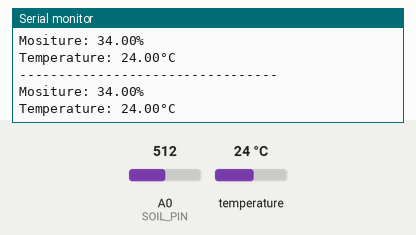
The program below on a simulated Arduino Uno, built with avr-gcc and run on an emulated ATmega328P. On the bench: the last lines printed to the serial monitor. The inputs (shaded band) are chosen by the test bench; at power-on: temperature 24 °C, A0 (SOIL_PIN) = 512.

Above: at 2.8 s.
2.9 s: temperature set to 12 °C
At 4.1 s:
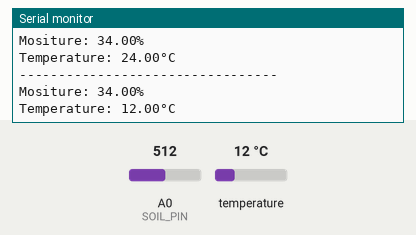
4.7 s: A0 (SOIL_PIN) set to 716
At 6.3 s:
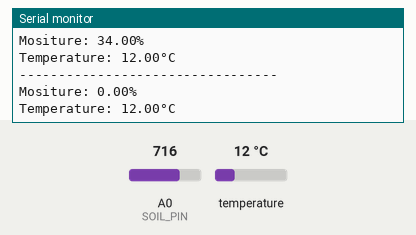
6.5 s: temperature set to 19 °C
At 7.9 s:
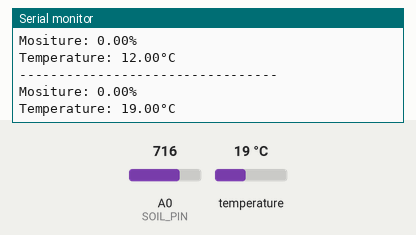
8.3 s: A0 (SOIL_PIN) set to 511
At 9.2 s:
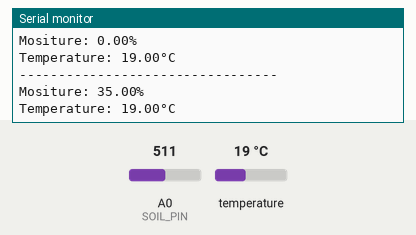
Timing chart, 0 to 11.1 s (numbered marks = the images above; inputs shaded):
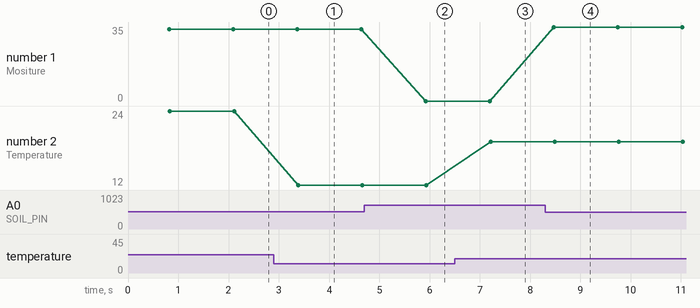

Measured:
- after the input at 2.9 s, the serial monitor: prints a new line after 0.49 s (image 1)
- after the input at 4.7 s, the serial monitor: prints a new line after 1.2 s (image 2)
- after the input at 6.5 s, the serial monitor: prints a new line after 0.71 s (image 3)
- after the input at 8.3 s, the serial monitor: prints a new line after 0.17 s (image 4)
- plotted number 1: 34 → 0 after the input at 4.7 s, 0 → 35 after the input at 8.3 s
- plotted number 2: 24 → 12 after the input at 2.9 s, 12 → 19 after the input at 6.5 s

The program:

main.cpp
```cpp
#include <Arduino.h>
#include <soil_moisture.h>
#include <soil_temp.h>
#include <comms.h>


void setup(){
  initSoilMoisture();
  initSoilTemp();
  initComms();
}

void loop(){
  sendData(getSoilMoisture(), getSoilTemp());
  delay(500);
}
```

comms.h
```cpp
#ifndef COMMS_H
#define COMMS_H

void initComms();
void sendData(float moisture, float temp);

#endif
```

soil_moisture.h
```cpp
#ifndef SOIL_MOISTURE_H
#define SOIL_MOISTURE_H

void initSoilMoisture();
float getSoilMoisture();

#endif
```

soil_temp.h
```cpp
#ifndef SOIL_TEMP_H
#define SOIL_TEMP_H

void initSoilTemp();
float getSoilTemp();

#endif
```

comms.cpp
```cpp
#include <Arduino.h>
#include <comms.h>

void initComms(){
    Serial.begin(9600);
}

void sendData(float moisture, float temp){
    Serial.println("---------------------------------");
    Serial.print("Mositure: "); Serial.print(moisture); Serial.println("%");
    Serial.print("Temperature: "); Serial.print(temp); Serial.println("°C");
}
```

soil_moisture.cpp
```cpp
#include <Arduino.h>
#include <soil_moisture.h>

#define SOIL_PIN A0

const int AirValue = 620;
const int WaterValue = 310;
int soilMoistureValue = 0;
int soilmoisturepercent=0;

void initSoilMoisture(){
    pinMode(SOIL_PIN, INPUT);
}

float getSoilMoisture(){
    int soilMoistureValue = analogRead(SOIL_PIN);
    soilmoisturepercent = map(soilMoistureValue, AirValue, WaterValue, 0, 100);
    if(soilmoisturepercent >= 100){
       return 100;
    }
    else if (soilmoisturepercent <= 0){
        return 0;
    }
    else{
        return soilmoisturepercent;
    }
}
```

soil_temp.cpp
```cpp
#include <Arduino.h>
#include <soil_temp.h>
#include <OneWire.h>
#include <DallasTemperature.h>

#define TEMP_PIN 2
OneWire onewire(TEMP_PIN);
DallasTemperature sensors(&onewire);

void initSoilTemp(){
    sensors.begin();
}

float getSoilTemp(){
    sensors.requestTemperatures();
    return sensors.getTempCByIndex(0);
}
```
